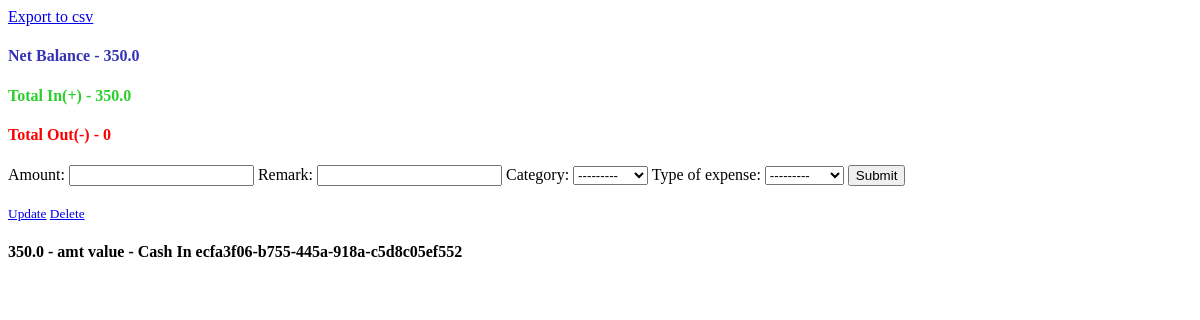
/myexp/ (signed in), run on an earlier commit of the app's database.
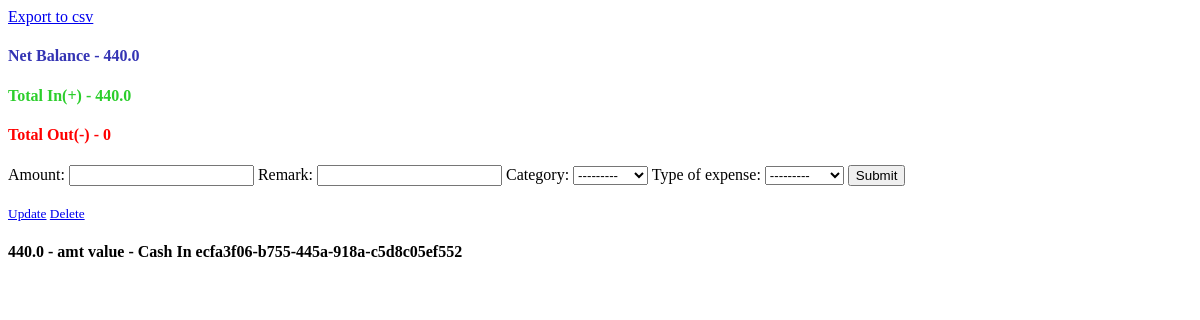
And on a later commit of the database.
### my_expenses/models.py (models this page shows, shortened)
class Expense(models.Model):
    kinds = (
        ("Cash In", "Cash In"),
        ("Cash Out", "Cash Out")
    )
    project = (
        ("Food", "Food"),
        ("School", "School"),
        ("Church", "Church"),
        ("Personal", "Personal")
    )
    id = models.UUIDField(primary_key=True, default=uuid.uuid4, editable=False)
    user = models.ForeignKey(User, null=True, on_delete=models.SET_NULL)
    amount = models.FloatField()
    remark = models.CharField(max_length=200, default="")
    category = models.CharField(max_length=100, null=True, choices=project)
    type_of_expense = models.CharField(max_length=100, null=True, choices=kinds)
    date_created = models.DateTimeField(auto_now_add=True)
    date_modified = models.DateTimeField(auto_now=True)
    class Meta:
        ordering = ["-date_created"]

### my_expenses/views.py (the view)
# urls.py: path("", homepage, name="home"),
def homepage(request):
    user = request.user
    expenses = Expense.objects.filter(user=user)
    cash_in = []
    cash_out = []
    for i in expenses:
        if i.type_of_expense == "Cash In":
           cash_in.append(i.amount)
        elif i.type_of_expense == "Cash Out":
            cash_out.append(i.amount)
    sum_cash_in = sum([i for i in cash_in])
    sum_cash_out = sum([i for i in cash_out])
    total_out = str(sum_cash_out).strip("-")
    balance = -(sum_cash_out) + sum_cash_in
    forms = ExpenseForm(initial={"user":user})
    instance_model = user
    if request.method == "POST":
        forms = ExpenseForm(request.POST)
        if forms.is_valid():
            forms.save()
            return redirect("home")
    context = {
            "expenses":expenses, "total_in":sum_cash_in, "total_out":total_out,
            "balance":balance, "forms":forms
            }
    return render(request, "index.html", context)

### my_expenses/forms.py
class ExpenseForm(forms.ModelForm):
    class Meta:
        model = Expense
        fields = "__all__"
        widgets = {"user":forms.HiddenInput()}

### my_expenses/templates/index.html (shortened to what this page needs)
<!DOCTYPE html>
<html lang="en">
<head>
</head>
<body>
    <a href="{% url 'download_csv' %}">Export to csv</a><br>
    <h4 style="color: rgb(52, 52, 180);">Net Balance - {{balance}}</h4>
    <h4 style="color: rgb(44, 206, 44);">Total In(+) - {{total_in}}</h4>
    <h4 style="color: red;">Total Out(-) - {{total_out}}</h4>
    <form method="POST">{% csrf_token %}
        {{forms}}
        <button type="submit">Submit</button>
    </form><br>
    {% for i in expenses %}
    <article class="media content-section">
        <div class="media-body">
        <div class="article-metadata">
            <small>
                <a href="{% url 'detail' i.id %}">Update</a>
            </small>
            <small>
                <a href="{% url 'delete' i.id %}">Delete</a>
            </small>
        </div>
        <h4>{{i.amount}} - {{i.remark}} - {{i.type_of_expense}}
            {{i.id}}
        </h4>
        </div>
    </article>
    {% endfor %}
</body>
</html>

What changed in the data, as far as the page shows it:
changed Expense "amt value": amount "350.0" → "440.0"
Also different on the page:
{{ balance }}: "350.0" → "440.0"
{{ total_in }}: "350.0" → "440.0"
